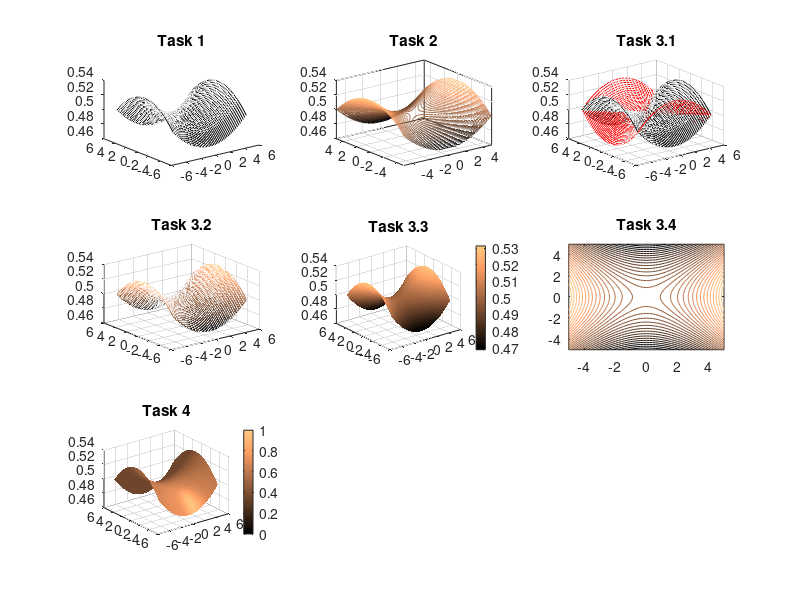

MATLAB code to generate this figure:
[x,y]=meshgrid(-5:0.2:5);
a = 20;
b = 20;
c = 1;
A = a^2;
B = b^2;
z=0.5*((x.^2)/A-(y.^2)/B+1);

subplot(3, 3, 1)
plot3(x, y, z, 'k')
title('Task 1')

subplot(3, 3, 2)
contour3(x, y, z, 50)
title('Task 2')
grid on

subplot(3, 3, 3)
plot3(x, y, z, 'k', y, x, z, 'r')
title('Task 3.1')
grid on

subplot(3, 3, 4)
mesh(x, y, z)
title('Task 3.2')

subplot(3, 3, 5)
surf(x, y, z)
title('Task 3.3')
shading flat
colorbar

subplot(3, 3, 6)
contour(x, y, z, 30)
title('Task 3.4')

subplot(3, 3, 7)
surfl(x,y,z)
title('Task 4')
colormap(copper)
shading interp
colorbar

